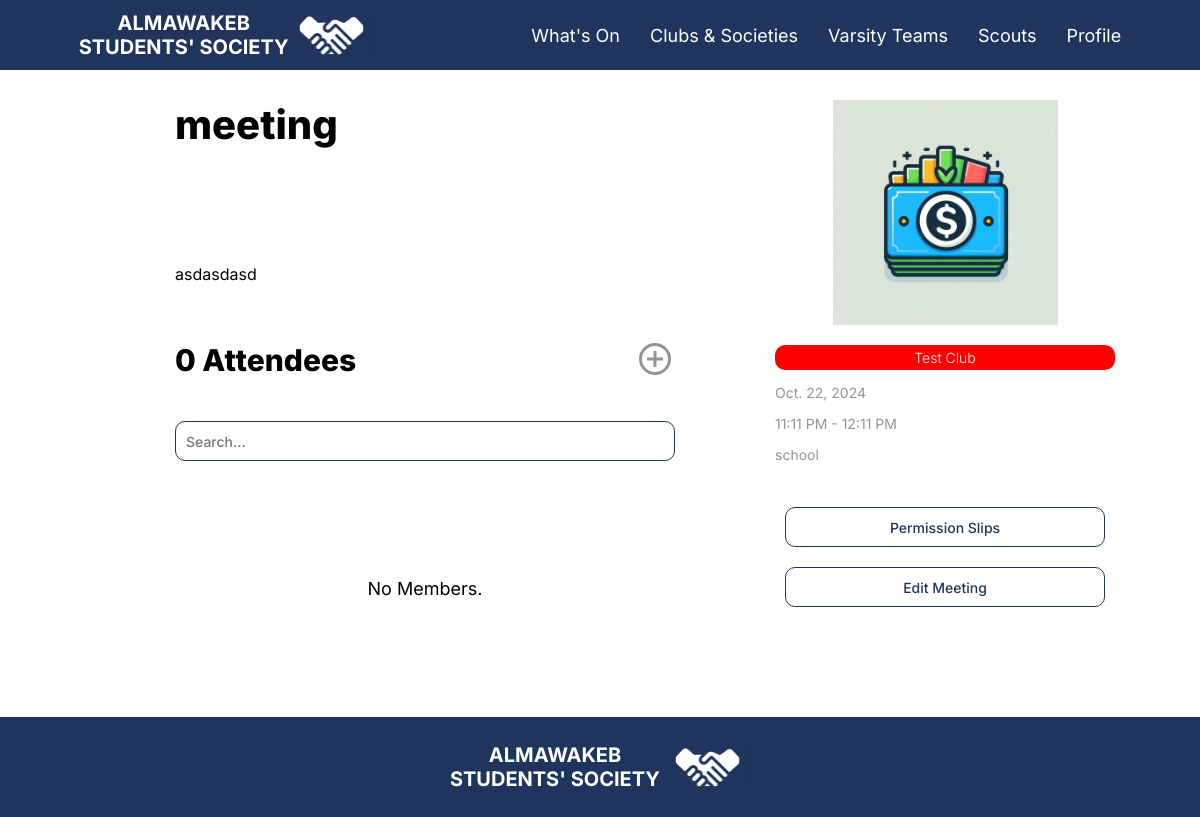
/Meetings/Detail/4/ (signed in), run on the app's committed database.
### mainapp/models.py (models this page shows, shortened)
class Meeting(models.Model):
    author = models.ForeignKey(Club, on_delete=models.CASCADE, related_name='authored_meetings')
    title = models.CharField(max_length=100)
    text = models.TextField(blank=True,default="")
    date = models.DateField()
    start_time = models.TimeField()
    end_time = models.TimeField()
    published_date = models.DateTimeField(null=True, blank=True)
    location = models.CharField(max_length=150)
    attending_Members = models.ManyToManyField(User, related_name='meeting_attending_members', blank=True)
    links = models.ManyToManyField(Links, related_name='emeeting_links', blank=True)
    typeitem = "meeting"

class Club(models.Model):
    name = models.CharField(max_length=255)
    heads = models.ManyToManyField(User, related_name='head_clubs', blank=True)
    leadership = models.ManyToManyField(User, related_name='leadership_roles', blank=True)
    members = models.ManyToManyField(User, related_name='membership_clubs', blank=True)
    advisors = models.ManyToManyField(User, related_name='advisor_clubs', blank=True)
    events = models.ManyToManyField('Event', related_name='events', blank=True)
    type = models.CharField(choices=[('male', "Boys Only"),('female','Girls Only'), ('mixed', 'Mixed Club')], default='mixed', max_length=6)
    about = models.TextField()
    logo = models.ImageField(upload_to='clubs_logos/')
    color = models.CharField(max_length=7)  # Hex color code
    links = models.ManyToManyField(Links, related_name='club_links', blank=True)

### mainapp/views.py (the view)
# urls.py: path('Meetings/Detail/<int:meeting_id>/', views.Meeting_Details, name='meeting_detail'),
def Meeting_Details(request, meeting_id):
    try:
        meeting = Meeting.objects.get(id=meeting_id)
    except ObjectDoesNotExist:
        return error_404_view(request, None)
    links = meeting.links.all()
    allUsers = User.objects.all()
    return render(request, "meeting_detail.html", {'meeting': meeting, 'links': links, 'allUsers': allUsers, 'user': request.user})

### templates/meeting_detail.html (shortened to what this page needs)
{% extends 'Base.html' %}
{% load static %}
{% block content %}
<div class="pagecontrol">
    <div style="display: flex; justify-content: space-between; flex-direction: column;">
        <p class="pageTitle" style="margin: 0px;">{{ meeting.title }}</p>
        <br>
        <div class="articleDescriptionText">
            <p>{{ meeting.text|safe|linebreaks }}</p>
        </div>
        <div class="profileRow">
            <p class="pageSubtitle" style="margin: 0px;">{{meeting.attending_Members.count}} Attendee{% if meeting.attending_Members.count != 1 %}s{% endif %}</p>
            {% if meeting.author in user.associated_clubs.all %}
            <button class="btn empty" onclick="openPopup('addMemberBG')"><img src="{% static '../media/images/joinButton.svg' %}"></button>
            {% endif %}
            </div>
            <input class="textfield" placeholder="Search..." style="margin: 0px; width: unset;" id="memberSearch">
            <br>
            <div class="grid scroll" id="memberField">
                {% for member in meeting.attending_Members.all %}
                {% if member.associated_faculty is None %}
                <a href="/Student/Detail/{{member.pk}}" class="profileRow">
                    <div class="profileRow Box" style="border: black 3px solid; border-radius: 15px; padding: 10px; gap: 10px;">
                        <img class="eventCover" style=" width: 50px; height: 50px; margin-right: 10px;" src="{{ member.associated_student.profile_picture.url }}" alt="Club Cover">
                        <p class="text">{{ member.name }}</p>
                        <p class="aboutText">{{ member.associated_student.year_level }}{{ member.associated_student.section }}</p>
                        {% if meeting.author in user.associated_clubs.all %}
                        <button class="btn empty" onclick="removeAttendeeFromList('{{member.email}}')"><img src="{%static '../media/images/removeButton.svg' %}"></button>
                        {% endif %}
                    </div>
                </a>
                {% else %}
                <a href="/Faculty/Detail/{{member.pk}}" class="profileRow">
                    <div class="profileRow Box" style="border: black 3px solid; border-radius: 15px; padding: 10px; gap: 10px;">
                        <img class="eventCover" style=" width: 50px; height: 50px; margin-right: 10px;" src="{{ member.associated_faculty.profile_picture.url }}" alt="Club Cover">
                        <p class="text">{{ member.name }}</p>
                        {% if meeting.author in user.associated_clubs.all %}
                        <button class="btn empty" onclick="removeAttendeeFromList('{{member.email}}')"><img src="{%static '../media/images/removeButton.svg' %}"></button>
                        {% endif %}
                    </div>
                </a>
                {% endif %}
                {% empty %}
                <p class="text">No Members.</p>
                {% endfor %}
            </div>
    </div>
    <div>
        <div class="centerer" style="height: unset; margin-bottom: 20px;">
        <img src="{{ meeting.author.logo.url }}" alt="{{ meeting.title }} Cover" class="articleCover">
        </div>
        <div class="tagBox" style="background: {{ meeting.author.color }};">
            <p class="tagText">{{ meeting.author.name }}</p>
        </div>
        <p class="aboutText">{{ meeting.date }}</p>
        <p class="aboutText">{{ meeting.start_time|time:"g:i A" }} - {{ meeting.end_time|time:"g:i A" }}</p>
        <p class="aboutText">{{ meeting.location }}</p>
        <br>
        {% if meeting.author in user.associated_clubs.all or user.associated_faculty is not None %}
        <a href="/AttendeesList/Permissions/{{ meeting.pk }}" target="_blank" class="centercontrol"><button class="btn">Permission Slips</button></a><br>
        {% endif %}
        {% if meeting.author in user.associated_clubs.all %}
        <a href="/Meetings/Modify/{{ meeting.pk }}"  class="centercontrol"><button class="btn">Edit Meeting</button></a>
        {% endif %}
        <br>
    </div>
</div>
{% endblock %}

### static/CSS/base.css (style rules this page uses)
a { text-decoration: none; }
.pageTitle { color: black; font-size: 40px; font-family: Inter; font-weight: 800; margin-top: 0px; margin-bottom: 30px; }
.pageSubtitle { color: black; font-size: 30px; font-family: Inter; font-weight: 800; }
.text { color: black; font-size: 18px; font-family: Inter; font-weight: 400; }
.aboutText { color: #949494; font-size: 14px; font-family: Inter; font-weight: 400; }
.grid { display: grid; grid-gap: 25px; justify-items: center; grid-template-columns: repeat(auto-fit, minmax(300px, 1fr)); }
.grid.scroll { max-height: 300px; width: 500px; overflow-y: auto; }
.tagBox { display: flex; height: 25px; background: #414648; border-radius: 10px; align-items: center; justify-content: center; }
.tagText { text-align: center; color: white; font-size: 14px; font-family: Inter; font-weight: 300; }
.articleCover { width: 225px; height: 225px; }
.articleDescriptionText { color: black; font-size: 16px; font-family: Inter; font-weight: 400; }
.btn { border: 1px solid #1F355E; width: 320px; height: 40px; border-radius: 10px; background-color: white; margin: 10px; color: #1F355E; font-family: 'Inter'; font-size: 14px; font-weight: 500; cursor: pointer; transition-duration: 0.2s; }
.btn.empty { border: none; width: unset; height: unset; background-color: transparent; margin: 0px; padding: 0px; }
.centerer { display: flex; justify-content: center; flex-direction: column; align-items: center; height: 50%; }
.textfield { border: 1px solid #1F355E; width: 306px; height: 36px; border-radius: 10px; background-color: white; margin: 10px; color: #1F355E; font-family: 'Inter'; font-size: 14px; font-weight: 500; padding-left: 10px; padding-right: 10px; }
.profileRow { display: flex; justify-content: space-between; align-items: center; }
img { object-fit: contain; }
div { font-family: 'Inter'; }
.pagecontrol { display: flex; gap: 100px; justify-content: space-between; }

### data on the page
Meeting: title "meeting", text "asdasdasd", attending_Members.count "0", author.logo (picture), author.name "Test Club", date "Oct. 22, 2024", start_time "11:11 PM", end_time "12:11 PM", location "school"
